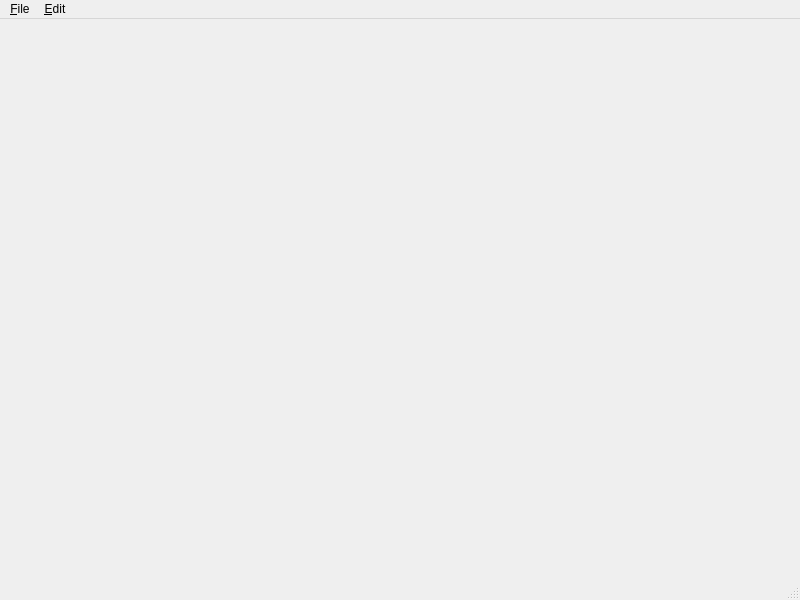
<?xml version="1.0" encoding="UTF-8"?>
<ui version="4.0">
 <class>PianoRollWidget</class>
 <widget class="QMainWindow" name="PianoRollWidget">
  <property name="geometry">
   <rect>
    <x>0</x>
    <y>0</y>
    <width>800</width>
    <height>600</height>
   </rect>
  </property>
  <property name="windowTitle">
   <string>MainWindow</string>
  </property>
  <widget class="QWidget" name="centralwidget">
   <layout class="QGridLayout" name="gridLayout">
    <item row="0" column="0">
     <widget class="QStackedWidget" name="stackedWidget">
      <widget class="QWidget" name="page">
       <layout class="QGridLayout" name="gridLayout_5">
        <item row="0" column="0">
         <widget class="GanttWidget" name="ganttWidget" native="true"/>
        </item>
       </layout>
      </widget>
      <widget class="QWidget" name="page_2">
       <layout class="QGridLayout" name="gridLayout_2">
        <item row="0" column="0">
         <widget class="SettingsChangeWidget" name="settingsChangeWidget" native="true"/>
        </item>
       </layout>
      </widget>
     </widget>
    </item>
   </layout>
  </widget>
  <widget class="QMenuBar" name="menubar">
   <property name="geometry">
    <rect>
     <x>0</x>
     <y>0</y>
     <width>800</width>
     <height>23</height>
    </rect>
   </property>
   <widget class="QMenu" name="menuEdit">
    <property name="title">
     <string>&amp;Edit</string>
    </property>
    <widget class="QMenu" name="menuQuantize">
     <property name="title">
      <string>Quantize</string>
     </property>
     <addaction name="actionQuantizeKeyOn"/>
     <addaction name="actionQuantizeKeyOnAndDuration"/>
    </widget>
    <addaction name="actionCopy"/>
    <addaction name="actionPaste"/>
    <addaction name="separator"/>
    <addaction name="actionSelectAll"/>
    <addaction name="separator"/>
    <addaction name="menuQuantize"/>
    <addaction name="separator"/>
    <addaction name="actionDelete"/>
   </widget>
   <widget class="QMenu" name="menuFile">
    <property name="title">
     <string>&amp;File</string>
    </property>
    <addaction name="actionNew"/>
    <addaction name="separator"/>
    <addaction name="actionOpen"/>
    <addaction name="actionSave"/>
    <addaction name="separator"/>
    <addaction name="actionClose"/>
   </widget>
   <addaction name="menuFile"/>
   <addaction name="menuEdit"/>
  </widget>
  <widget class="QStatusBar" name="statusbar"/>
  <action name="actionCopy">
   <property name="text">
    <string>Copy</string>
   </property>
  </action>
  <action name="actionPaste">
   <property name="text">
    <string>Paste</string>
   </property>
  </action>
  <action name="actionSelectAll">
   <property name="text">
    <string>Select all</string>
   </property>
  </action>
  <action name="actionDelete">
   <property name="text">
    <string>Delete</string>
   </property>
  </action>
  <action name="actionNew">
   <property name="text">
    <string>New</string>
   </property>
  </action>
  <action name="actionOpen">
   <property name="text">
    <string>Open</string>
   </property>
  </action>
  <action name="actionSave">
   <property name="text">
    <string>Save</string>
   </property>
  </action>
  <action name="actionClose">
   <property name="text">
    <string>Close</string>
   </property>
  </action>
  <action name="actionQuantizeKeyOn">
   <property name="text">
    <string>Key on</string>
   </property>
  </action>
  <action name="actionQuantizeKeyOnAndDuration">
   <property name="text">
    <string>Key on and duration</string>
   </property>
  </action>
 </widget>
 <customwidgets>
  <customwidget>
   <class>GanttWidget</class>
   <extends>QWidget</extends>
   <header>common/ganttwidget/ganttwidget.h</header>
   <container>1</container>
  </customwidget>
  <customwidget>
   <class>SettingsChangeWidget</class>
   <extends>QWidget</extends>
   <header>dialogs/pianorollwidget/settingschangewidget.h</header>
   <container>1</container>
  </customwidget>
 </customwidgets>
 <resources/>
 <connections/>
</ui>
